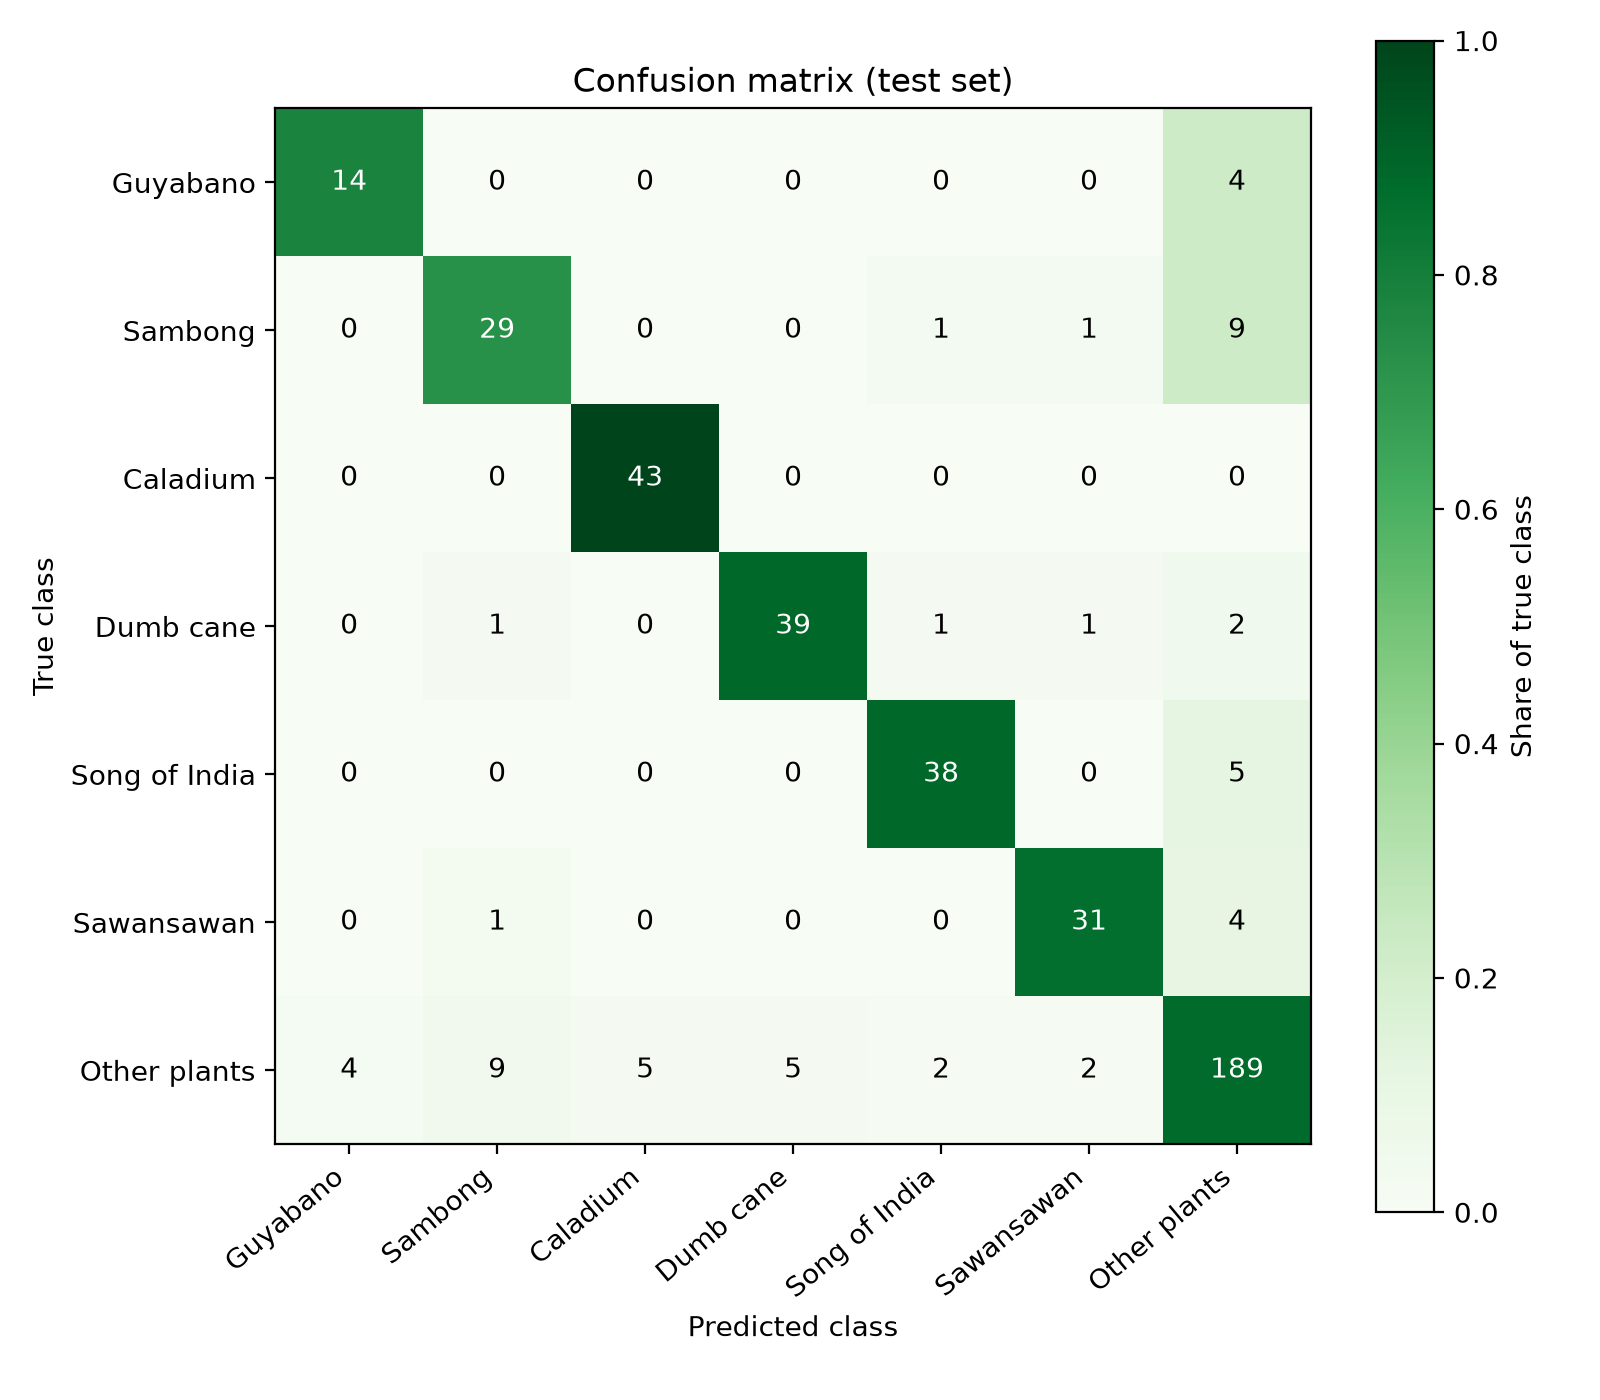

This figure's Python source:
r"""
Confusion matrix for the trained leaf model.

Usage (from backend\app\ml):
    python confusion_matrix.py
    python confusion_matrix.py "C:\path\to\dataset\test"

The test folder must hold one subfolder per class (same names as training).
Saves confusion_matrix.png next to this file.
"""

import os
import sys

import numpy as np
import matplotlib
matplotlib.use("Agg")
import matplotlib.pyplot as plt

import leaf_predict as lp

EXT = (".jpg", ".jpeg", ".png", ".webp", ".bmp")
test_dir = sys.argv[1] if len(sys.argv) > 1 else r"C:\Users\user\Downloads\dataset\test"

lp._load()
classes = list(lp._classes)
names = [lp.COMMON_NAMES.get(c, c) for c in classes]
index = {n: i for i, n in enumerate(names)}
n = len(classes)
cm = np.zeros((n, n), dtype=int)   # rows = true class, columns = predicted class

for ti, cls in enumerate(classes):
    folder = os.path.join(test_dir, cls)
    if not os.path.isdir(folder):
        print(f"Missing folder, skipped: {folder}")
        continue
    for f in sorted(os.listdir(folder)):
        if not f.lower().endswith(EXT):
            continue
        try:
            top = lp.predict(os.path.join(folder, f), top_k=1)[0][0]
        except Exception as e:
            print(f"Skipped {f}: {e}")
            continue
        cm[ti, index[top]] += 1

total = cm.sum()
if total == 0:
    sys.exit("No test images found. Check the test folder path.")

print(f"\nTest images: {total}   (multi-view TTA: {lp.USE_TTA})\n")
print("Confusion matrix (rows = true, columns = predicted)")
header = " " * 16 + "".join(f"{nm[:10]:>11}" for nm in names)
print(header)
for i, nm in enumerate(names):
    print(f"{nm[:15]:<16}" + "".join(f"{v:>11}" for v in cm[i]))

print(f"\n{'class':<16}{'precision':>10}{'recall':>9}{'F1':>8}{'support':>9}")
f1s = []
for i, nm in enumerate(names):
    tp = cm[i, i]
    prec = tp / cm[:, i].sum() if cm[:, i].sum() else 0.0
    rec = tp / cm[i].sum() if cm[i].sum() else 0.0
    f1 = 2 * prec * rec / (prec + rec) if (prec + rec) else 0.0
    f1s.append(f1)
    print(f"{nm[:15]:<16}{prec:10.3f}{rec:9.3f}{f1:8.3f}{cm[i].sum():9d}")
print(f"\nOverall accuracy: {np.trace(cm) / total * 100:.2f}%   Macro F1: {np.mean(f1s):.3f}")

# ---- picture ----
row_sums = cm.sum(axis=1, keepdims=True)
norm = np.divide(cm, row_sums, out=np.zeros_like(cm, dtype=float), where=row_sums > 0)
fig, ax = plt.subplots(figsize=(8, 7))
im = ax.imshow(norm, cmap="Greens", vmin=0, vmax=1)
ax.set_xticks(range(n)); ax.set_yticks(range(n))
ax.set_xticklabels(names, rotation=40, ha="right")
ax.set_yticklabels(names)
ax.set_xlabel("Predicted class"); ax.set_ylabel("True class")
ax.set_title("Confusion matrix (test set)")
for i in range(n):
    for j in range(n):
        ax.text(j, i, f"{cm[i, j]}", ha="center", va="center",
                color="white" if norm[i, j] > 0.6 else "black", fontsize=10)
fig.colorbar(im, ax=ax, label="Share of true class")
fig.tight_layout()
out = os.path.join(os.path.dirname(os.path.abspath(__file__)), "confusion_matrix.png")
fig.savefig(out, dpi=200)
print(f"\nSaved picture: {out}")
